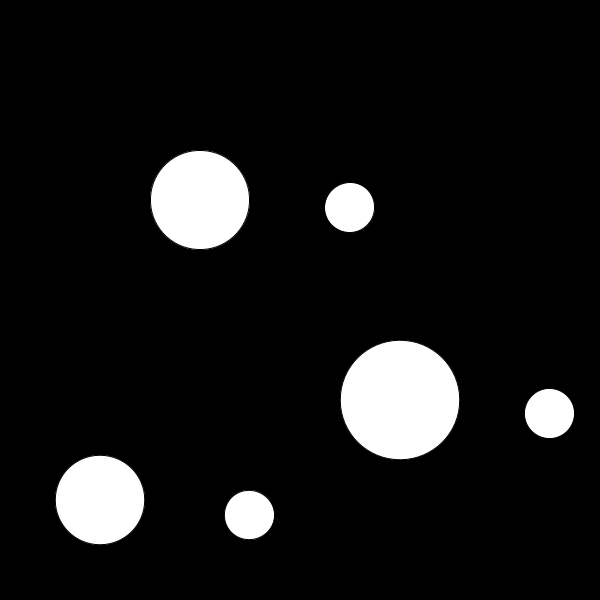
Frame 1 (no input)
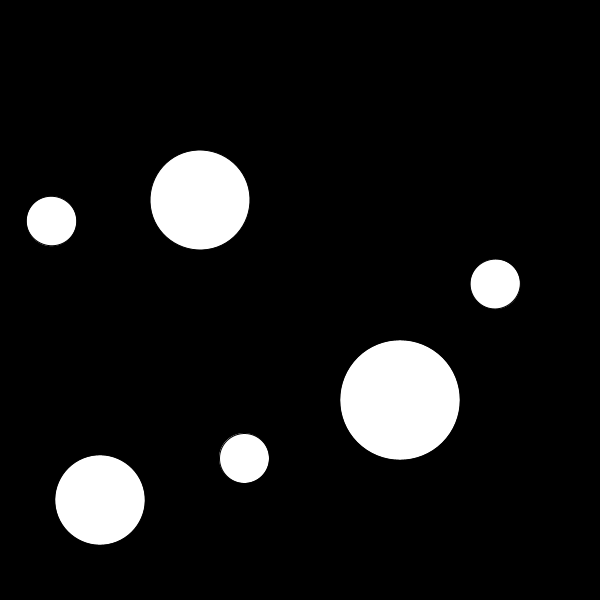
Frame 60 (the mouse pressed at the canvas centre just before this capture)
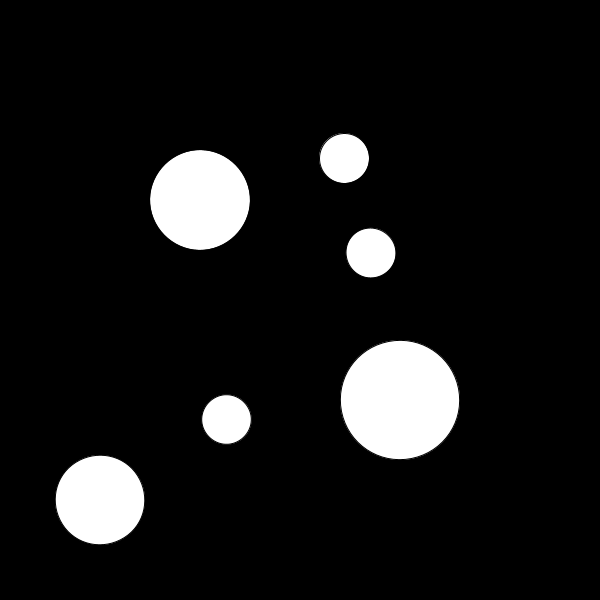
Frame 120 (the mouse held since frame 60 and released just before this capture)

The Processing sketch that drew these frames (run headless with seeded random() and noise(); from frame 60 on, the mouse is pressed at the canvas centre):

// Processing sketch: question4
// ── question4.pde
Ellipse myEllipse1;
Ellipse myEllipse2;
Ellipse myEllipse3;

void setup() {
  size(600, 600);
  myEllipse1= new Ellipse(200,200,100,100,0.05);
    myEllipse2= new Ellipse(400,400,120,120,.09);
    myEllipse3= new Ellipse(100,500,90,90,.1);
}

void draw() {
  background(0);
  
  myEllipse1.display();
  myEllipse2.display();
  myEllipse3.display();
}

// ── classellipse.pde
class Ellipse{
  float xpos;
  float ypos;
  float xsize;
  float ysize;
  float speed;
  
  Ellipse (float tempXpos, float tempYpos, float tempxsize, float tempysize, float tempspeed){
  
    xpos = tempXpos;
    ypos = tempYpos;
      xsize= tempxsize;
  ysize= tempysize;
   speed= tempspeed;
  
  }
  
  void display(){
    pushMatrix();
  translate(xpos, ypos);
  rotate(frameCount * speed);
  ellipse(0, 0, xsize, ysize);

  pushMatrix();
  translate(150, 0);
  ellipse(0, 0, 50, 50);
  popMatrix();
  
  popMatrix();
  }
}
  
